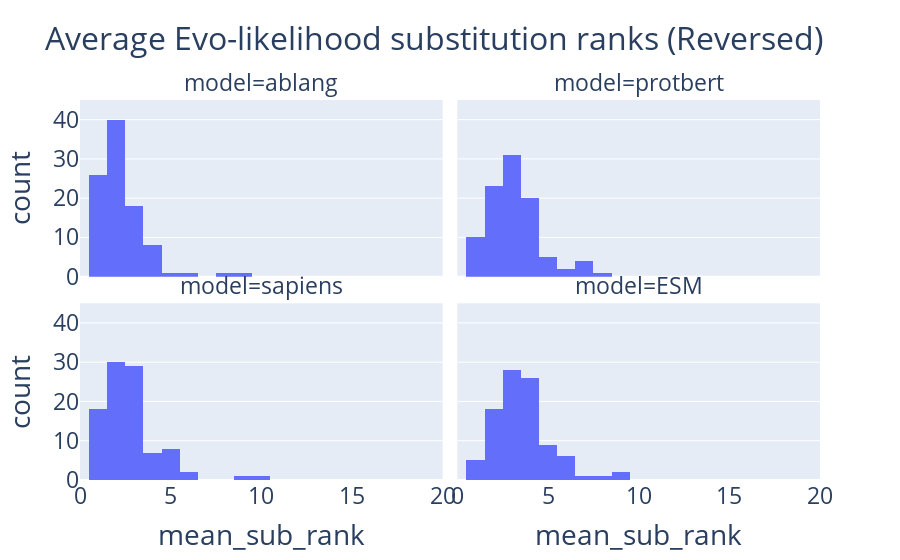

Notebook source saved alongside this figure:
### Code cell
output_table_subset = output_table#.loc[(output_table["n_subs"] == 1),:]

fig = px.histogram(
    data_frame = output_table_subset,
    x = "mean_sub_rank",
    facet_col = "model",
    facet_col_wrap=2,
    orientation = "v",
    title=f' Average Evo-likelihood substitution ranks (Reversed)',
)

fig.update_traces(xbins_size=1)
fig.update_layout(height = 600, font_size = 23)
fig.update_xaxes(range=[0, 20])
fig.update_yaxes(range=[0, 45])

fig.show()

### Figure 1 — Plotly figure (JSON) as saved in the notebook; plotly's stock layout.template omitted (floating-point values rounded to 4 significant figures)
{"data": [{"alignmentgroup": "True", "bingroup": "x", "hovertemplate": "model=ablang<br>mean_sub_rank=%{x}<br>count=%{y}<extra></extra>", "legendgroup": "", "marker": {"color": "#636efa", "pattern": {"shape": ""}}, "name": "", "offsetgroup": "", "orientation": "v", "showlegend": false, "type": "histogram", "x": [2, 2, 2.25, 5.667, 5.333, 1.5, 2.714, 2.091, 3.5, 1.364, 1.25, 1.75, 1.375, 1, 1, 1, 1.692, 3.083, 2.158, 3.25, 2, 4.125, 1.812, 1.25, 3.167, 1.154, 1.75, 2.5, 1.833, 2.286, 1.545, 2.571, 1.429, 2.667, 1, 1, 2.111, 1.5, 1.333, 2, 2, 1.909, 1.667, 2.333, 1, 2.875, 1, 1.875, 3, 1.5, 1.571, 2, 1.5, 3.143, 1, 2.286, 1.667, 1.714, 2.643, 3.2, 1.625, 2.692, 2.571, 2.222, 4.167, 1.833, 2.5, 1, 2.214, 2.2, 1, 4, 3, 3, 1.25, 3, 1.875, 2, 2.143, 4.278, 4.375, 4.222, 2.333, 1.667, 4.4, 1, 8.904, 7.745, 1, 1.4, 1, 2, 1.333, 1, 1, 1], "xaxis": "x3", "xbins": {"size": 1}, "yaxis": "y3"}, {"alignmentgroup": "True", "bingroup": "x", "hovertemplate": "model=protbert<br>mean_sub_rank=%{x}<br>count=%{y}<extra></extra>", "legendgroup": "", "marker": {"color": "#636efa", "pattern": {"shape": ""}}, "name": "", "offsetgroup": "", "orientation": "v", "showlegend": false, "type": "histogram", "x": [3.333, 4, 3.188, 7.333, 7, 2.5, 2.714, 2.364, 2.8, 1.455, 1.375, 3.083, 2, 7, 1, 3.167, 2.846, 3.5, 2.526, 3.625, 2, 5.25, 3.188, 3.125, 4, 2, 2, 3.25, 2.667, 5, 2.455, 3, 3.143, 5.667, 2, 1, 2.889, 2, 1.667, 2.667, 3.167, 3.273, 2, 3.111, 1, 4.125, 1.5, 4.25, 4.4, 2, 2.143, 3.667, 1.75, 4.095, 1.4, 3.357, 2.667, 2.143, 3.143, 4, 1.75, 4.077, 3.571, 2.889, 4.083, 3.667, 3.5, 2, 2.571, 3.4, 1, 3.5, 3, 2.091, 3.5, 4.667, 3, 2.429, 2.929, 5.611, 4.75, 4.444, 3.667, 2.5, 4.4, 1.667, 8.16, 7.316, 1.333, 2.2, 2, 2, 1.333, 4.5, 1, 3], "xaxis": "x4", "xbins": {"size": 1}, "yaxis": "y4"}, {"alignmentgroup": "True", "bingroup": "x", "hovertemplate": "model=sapiens<br>mean_sub_rank=%{x}<br>count=%{y}<extra></extra>", "legendgroup": "", "marker": {"color": "#636efa", "pattern": {"shape": ""}}, "name": "", "offsetgroup": "", "orientation": "v", "showlegend": false, "type": "histogram", "x": [2.278, 2.75, 2.688, 5, 5.333, 2.625, 3.071, 2, 3.1, 1.636, 1.375, 2.5, 1.875, 1, 1, 1.333, 1.615, 2.583, 2.579, 5.125, 2, 4.25, 2.625, 1.25, 3, 1.692, 3, 2.75, 2.833, 2.571, 2.273, 2.286, 2, 2, 3, 1, 2.889, 2, 1.333, 2.333, 3, 2.636, 2.667, 2.111, 1, 4.625, 1, 2.5, 4.6, 1.5, 1.857, 2.889, 1.5, 3.714, 1, 2.929, 1.667, 2.571, 2.643, 5, 1.75, 4.692, 3.571, 2.667, 4.333, 2.667, 1.833, 1, 2.357, 2.8, 1, 3.5, 2, 2.182, 2, 2.867, 2.25, 2, 2.429, 4.389, 5.625, 5.333, 3.889, 1.833, 5.8, 1, 9.468, 9.704, 1, 3.2, 1.2, 2, 1.333, 2, 1, 1], "xaxis": "x", "xbins": {"size": 1}, "yaxis": "y"}, {"alignmentgroup": "True", "bingroup": "x", "hovertemplate": "model=ESM<br>mean_sub_rank=%{x}<br>count=%{y}<extra></extra>", "legendgroup": "", "marker": {"color": "#636efa", "pattern": {"shape": ""}}, "name": "", "offsetgroup": "", "orientation": "v", "showlegend": false, "type": "histogram", "x": [3.278, 3.917, 3.562, 6.333, 7, 2.5, 4.143, 3.818, 4.2, 3.818, 2.75, 4.667, 3.125, 6.333, 2, 4.167, 3.385, 3.417, 3.158, 3.375, 3, 6.25, 4.562, 3.375, 4.333, 3, 3, 3.25, 4.333, 5.714, 2.273, 3.429, 3.429, 4.667, 2, 1, 3.667, 2.75, 2, 2.333, 4.417, 2.909, 3.333, 3.333, 1, 5.875, 1.5, 4.125, 3, 1.75, 3.714, 3.667, 1.25, 4.381, 1.4, 2.929, 2.333, 2.571, 3.286, 3.4, 2.125, 4.308, 1.857, 4.556, 5.083, 4, 4, 2, 2.5, 4, 1.5, 3.75, 4, 2.545, 4.5, 4.733, 3.875, 3.429, 3.643, 6.111, 5.375, 4.778, 4.222, 3.333, 4.4, 2.333, 8.681, 7.531, 1.667, 2, 1.8, 2, 1.667, 4, 1, 9], "xaxis": "x2", "xbins": {"size": 1}, "yaxis": "y2"}], "layout": {"annotations": [{"font": {}, "showarrow": false, "text": "model=sapiens", "x": 0.245, "xanchor": "center", "xref": "paper", "y": 0.465, "yanchor": "bottom", "yref": "paper"}, {"font": {}, "showarrow": false, "text": "model=ESM", "x": 0.755, "xanchor": "center", "xref": "paper", "y": 0.465, "yanchor": "bottom", "yref": "paper"}, {"font": {}, "showarrow": false, "text": "model=ablang", "x": 0.245, "xanchor": "center", "xref": "paper", "y": 1.0, "yanchor": "bottom", "yref": "paper"}, {"font": {}, "showarrow": false, "text": "model=protbert", "x": 0.755, "xanchor": "center", "xref": "paper", "y": 1.0, "yanchor": "bottom", "yref": "paper"}], "autosize": true, "barmode": "relative", "font": {"size": 23}, "legend": {"tracegroupgap": 0}, "title": {"text": " Average Evo-likelihood substitution ranks (Reversed)"}, "xaxis": {"anchor": "y", "domain": [0, 0.49], "range": [0, 20], "title": {"text": "mean_sub_rank"}, "type": "linear"}, "xaxis2": {"anchor": "y2", "domain": [0.51, 1], "matches": "x", "range": [0, 20], "title": {"text": "mean_sub_rank"}, "type": "linear"}, "xaxis3": {"anchor": "y3", "domain": [0, 0.49], "matches": "x", "range": [0, 20], "showticklabels": false, "type": "linear"}, "xaxis4": {"anchor": "y4", "domain": [0.51, 1], "matches": "x", "range": [0, 20], "showticklabels": false, "type": "linear"}, "yaxis": {"anchor": "x", "domain": [0, 0.465], "range": [0, 45], "title": {"text": "count"}}, "yaxis2": {"anchor": "x2", "domain": [0, 0.465], "matches": "y", "range": [0, 45], "showticklabels": false}, "yaxis3": {"anchor": "x3", "domain": [0.535, 1.0], "matches": "y", "range": [0, 45], "title": {"text": "count"}}, "yaxis4": {"anchor": "x4", "domain": [0.535, 1.0], "matches": "y", "range": [0, 45], "showticklabels": false}}}
